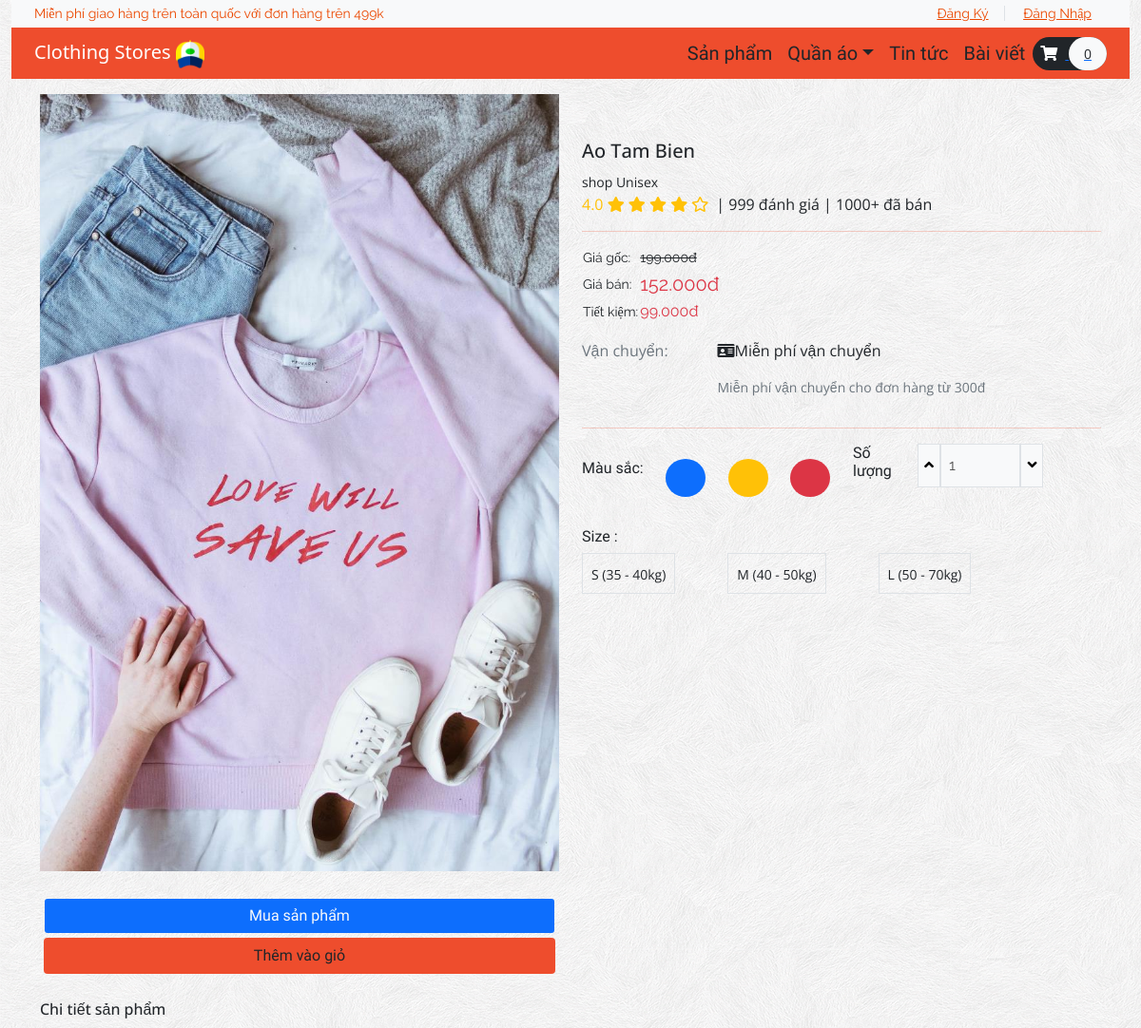
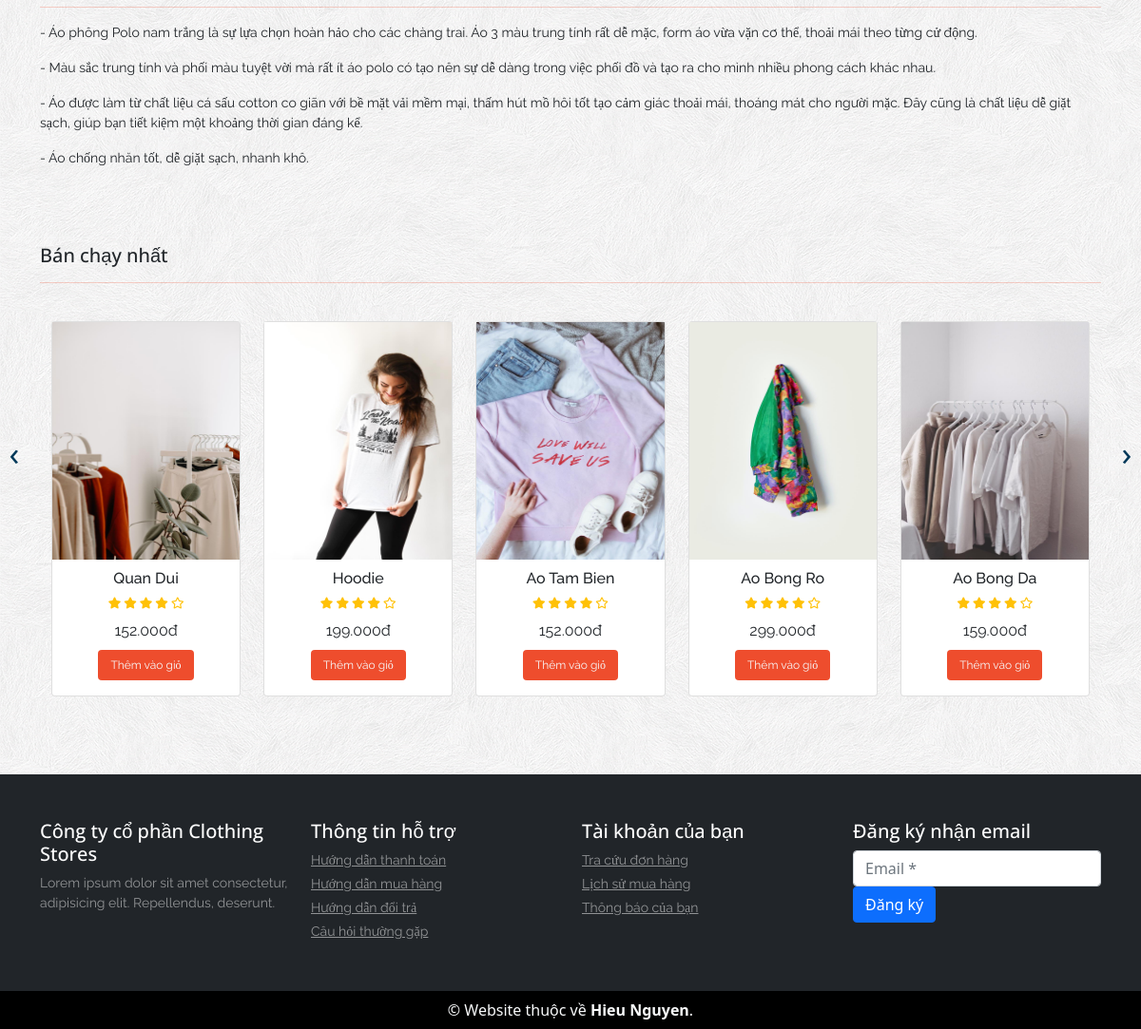
The app's page /product.php?item_id=9 with its own data (2 pictures, top to bottom).
### tables this page shows
CREATE TABLE `product` (
  `item_id` int(11) NOT NULL,
  `item_brand` nvarchar(200) NOT NULL,
  `item_name` nvarchar(255) NOT NULL,
  `item_price` double(10,3) NOT NULL,
  `item_image` nvarchar(255) NOT NULL
);

### functions.php (called while the page is built, shortened)
<?php
    require('database/DBController.php');
    require('database/Product.php');
$db = new DBController();
$product = new Product($db);
$product_shuffle = $product->getData();
$Cart = new Cart($db);

### database/Product.php (called while the page is built, shortened)
<?php
class Product
{
    public $db = null;
    public function __construct(DBController $db)
    {
        $this->db = $db;
    }
    public function getData($table = 'product')
    {
        $result = $this->db->con->query("SELECT * FROM {$table}");
        $resultArray = array();
        while ($item = mysqli_fetch_array($result, MYSQLI_ASSOC)) {
            $resultArray[] = $item;
        }
        return $resultArray;
    }
}

### database/DBController.php (called while the page is built, shortened)
<?php
class DBController
{
    protected $host = 'localhost';
    protected $user = 'root';
    protected $password = '';
    protected $database = "ecom";
    public function __construct()
    {
        $this->con = mysqli_connect($this->host, $this->user, $this->password, $this->database);
    }
}

### product.php (called while the page is built)
<?php
include ('header.php');
?>
<?php
    include ('Template/products.php');
    include ('Template/top-sale.php');
?>
<?php
include ('footer.php');
?>

### Template/top-sale.php (the view, shortened to what this page needs)
<?php
shuffle($product_shuffle);
?>
<section id="top-sale">
    <div class="container py-5">
        <h4 class="font-rubik font-size-20">Bán chạy nhất</h4>
        <hr>
        <div class="owl-carousel owl-theme">
            <?php foreach ($product_shuffle as $item) { ?>
                <div class="item carousel-inner container py-4">
                    <div class="row">
                        <div class="col-lg">
                            <div class="card">
                                <div class="product font-rale">
                                    <a href="<?php printf('%s?item_id=%s', 'product.php',  $item['item_id']); ?>"><img src="<?php echo $item['item_image'] ?? "./assets/products/1.png"; ?>" alt="product1" style="height:250px"></a>
                                    <div class="text-center">
                                        <h6 style="padding-top: 10px;"><?php echo  $item['item_name'] ?? "Unknown";  ?></h6>
                                        <div class="rating text-warning font-size-12">
                                            <span><i class="fas fa-star"></i></span>
                                            <span><i class="fas fa-star"></i></span>
                                            <span><i class="fas fa-star"></i></span>
                                            <span><i class="fas fa-star"></i></span>
                                            <span><i class="far fa-star"></i></span>
                                        </div>
                                        <div class="price py-2">
                                            <span><?php echo $item['item_price'] ?? '0'; ?>đ</span>
                                        </div>
                                        <form method="post" class="mb-3">
                                            <?php
                                            if (in_array($item['item_id'], $Cart->getCartId($product->getData('cart')) ?? [])) {
                                                echo '<button type="submit" disabled class="btn btn-success font-size-12">Đã thêm</button>';
                                            } else {
                                                echo '<button type="submit" name="top_sale_submit" class="btn color-second-bg font-size-12 text-light">Thêm vào giỏ</button>';
                                            }
                                            ?>
                                        </form>
                                    </div>
                                </div>
                            </div>
                        </div>
                    </div>
                </div>
            <?php }
            ?>
        </div>
    </div>
</section>

### Template/products.php
<?php
$item_id = $_GET['item_id'] ?? 1;
foreach ($product->getData() as $item) :
    if ($item['item_id'] == $item_id) :
?>
        <section id="product" class="py-3">
            <div class="container">
                <div class="row">
                    <div class="col-sm-6">
                        <img src="<?php echo $item['item_image'] ?? "./assets/products/1.png" ?>" alt="product" class="img-fluid">
                        <div class="form-row pt-4 font-size-16 font-baloo">
                            <div class="col m-1">
                                <button type="submit" class="btn bg-primary form-control text-light">Mua sản phẩm</button>
                            </div>
                            <div class="col m-1">
                                <?php
                                if (in_array($item['item_id'], $Cart->getCartId($product->getData('cart')) ?? [])) {
                                    echo '<button type="submit" disabled class="btn btn-success font-size-16 form-control">Đã trong giỏ</button>';
                                } else {
                                    echo '<button type="submit" name="top_sale_submit" class="btn color-second-bg font-size-16 form-control">Thêm vào giỏ</button>';
                                }
                                ?>
                            </div>
                        </div>
                    </div>
                    <div class="col-sm-6 py-5 font-rubik">
                        <h5 class="font-size-20"><?php echo $item['item_name'] ?? "Unknown"; ?></h5>
                        <small>shop <?php echo $item['item_brand'] ?? "Brand?"; ?></small>
                        <div class="d-flex">
                            <div class="rating text-warning font-size-16">
                                <span class="font-weight-bold">4.0</span>
                                <span><i class="fas fa-star"></i></span>
                                <span><i class="fas fa-star"></i></span>
                                <span><i class="fas fa-star"></i></span>
                                <span><i class="fas fa-star"></i></span>
                                <span><i class="far fa-star"></i></span>
                            </div>
                            <p class="px-2 font-rubik font-size-16">| 999 đánh giá | 1000+ đã bán</p>
                        </div>
                        <hr class="m-0">
                        <table class="my-3">
                            <tr class="font-rale font-size-14">
                                <td>Giá gốc: </td>
                                <td><strike>199.000đ</strike></td>
                            </tr>
                            <tr class="font-rale font-size-14">
                                <td>Giá bán: </td>
                                <td class="font-size-20 text-danger"><span><?php echo $item['item_price'] ?? 0; ?>đ</span></td>
                            </tr>
                            <tr class="font-rale font-size-14">
                                <td>Tiết kiệm: </td>
                                <td><span class="font-size-16 text-danger">99.000đ</span></td>
                            </tr>
                        </table>
                        <div class="row">
                            <div class="col-md-3 text-secondary">Vận chuyển:</div>
                            <div class="col-md-9">
                                <p><i class="fas fa-id-card"></i>Miễn phí vận chuyển</p>
                                <p class="font-size-14 text-secondary">Miễn phí vận chuyển cho đơn hàng từ 300đ</p>
                            </div>
                        </div>
                        <hr>
                        <div class="row">
                            <div class="col-6">
                                <div class="color my-3">
                                    <div class="d-flex justify-content-between">
                                        <h6 class="font-baloo">Màu sắc:</h6>
                                        <div class="p-2 bg-primary rounded-circle"><button class="btn font-size-14"></button></div>
                                        <div class="p-2 bg-warning rounded-circle"><button class="btn font-size-14"></button></div>
                                        <div class="p-2 bg-danger rounded-circle"><button class="btn font-size-14"></button></div>
                                    </div>
                                </div>
                            </div>
                            <div class="col-6">
                                <div class="qty d-flex">
                                    <h6 class="font-baloo">Số lượng</h6>
                                    <div class="px-4 d-flex font-rale">
                                        <button class="qty-up border bg-light" data-id="pro1"><i class="fas fa-angle-up"></i></button>
                                        <input type="text" data-id="pro1" class="qty_input border px-2 w-50 bg-light" disabled value="1" placeholder="1">
                                        <button data-id="pro1" class="qty-down border bg-light"><i class="fas fa-angle-down"></i></button>
                                    </div>
                                </div>
                            </div>
                        </div>
                        <div class="size my-3">
                            <h6 class="font-baloo">Size :</h6>
                            <div class="d-flex justify-content-between w-75">
                                <div class="font-rubik border p-2">
                                    <button class="btn p-0 font-size-14">S (35 - 40kg)</button>
                                </div>
                                <div class="font-rubik border p-2">
                                    <button class="btn p-0 font-size-14">M (40 - 50kg)</button>
                                </div>
                                <div class="font-rubik border p-2">
                                    <button class="btn p-0 font-size-14">L (50 - 70kg)</button>
                                </div>
                            </div>
                        </div>
                    </div>
                    <div class="col-12 mt-4">
                        <h6 class="font-rubik">Chi tiết sản phẩm</h6>
                        <hr>
                        <p class="font-rale font-size-14">- Áo phông Polo nam trắng là sự lựa chọn hoàn hảo cho các chàng trai. Áo 3 màu trung tính rất dễ mặc, form áo vừa vặn cơ thể, thoải mái theo từng cử động.</p>
                        <p class="font-rale font-size-14">- Màu sắc trung tính và phối màu tuyệt vời mà rất ít áo polo có tạo nên sự dễ dàng trong việc phối đồ và tạo ra cho mình nhiều phong cách khác nhau.</p>
                        <p class="font-rale font-size-14">- Áo được làm từ chất liệu cá sấu cotton co giãn với bề mặt vải mềm mại, thấm hút mồ hôi tốt tạo cảm giác thoải mái, thoáng mát cho người mặc. Đây cũng là chất liệu dễ giặt sạch, giúp bạn tiết kiệm một khoảng thời gian đáng kể.</p>
                        <p class="font-rale font-size-14">- Áo chống nhăn tốt, dễ giặt sạch, nhanh khô.</p>
                    </div>
                </div>
            </div>
        </section>
<?php
    endif;
endforeach;
?>

### style.css (style rules this page uses)
button, button:focus { outline: none !important; box-shadow: none !important; }
hr { height: 2px; color: #ee4d2d }
.font-baloo { font-family: "Baloo Thambi 2", cursive; }
.font-rale { font-family: "Raleway", cursive; }
.font-rubik { font-family: 'Open Sans', sans-serif; }
.font-size-12 { font-size: 12px; }
.font-size-14 { font-size: 14px; }
.font-size-16 { font-size: 16px; }
.font-size-20 { font-size: 20px; }
.color-second-bg { background: #ee4d2d; }
#top-sale .owl-carousel .item .product a { overflow: hidden; }
#top-sale .owl-carousel .item .product img { transition: transform 0.5s ease; }

### records on screen
product: item_image (picture), item_name "Ao Tam Bien", item_brand "Unisex", item_price "152.000"
product: item_image (picture), item_name "Quan Dui", item_price "152.000"
product: item_image (picture), item_name "Hoodie", item_price "199.000"
product: item_image (picture), item_name "Ao Bong Ro", item_price "299.000"
product: item_image (picture), item_name "Ao Bong Da", item_price "159.000"

### other values on screen
count($product->getData('cart')) "0"
